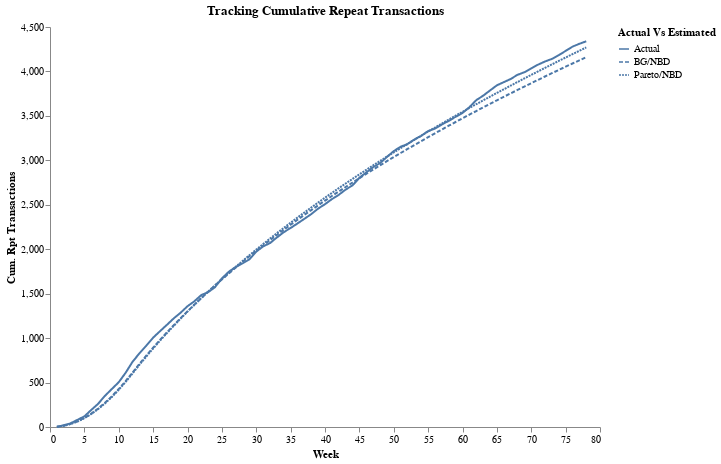

This figure's notebook cell:
### Code cell
cum_sales_plot_data = (
    actual_repeat_sales
    .rename({'Cum Sales': 'Actual'})
    .join(other=paretonbd_repeat_sales, on='Week', how='left', suffix=' - Pareto/NBD')
    .rename({'Cum Sales': 'Pareto/NBD'})
    .join(other=bgnbd_repeat_sales, on='Week', how='left', suffix=' - BG/NBD')
    .rename({'Cum Sales': 'BG/NBD'})
    .unpivot(on=['Actual', 'Pareto/NBD', 'BG/NBD'], index='Week', value_name='Cum Sales', variable_name='Actual Vs Estimated')
)

(
    alt.Chart(cum_sales_plot_data).mark_line()
    .encode(x=alt.X('Week', title='Week'), 
            y=alt.Y('Cum Sales', title='Cum. Rpt Transactions'), 
            strokeDash='Actual Vs Estimated:N')
    .properties(
            width=550,
            height=400,
            title='Tracking Cumulative Repeat Transactions'
        ).configure_view(stroke=None).configure_axisY(grid=False).configure_axisX(grid=False)         
)

### Figure 1 — Vega-Lite specification as saved in the notebook (floating-point values rounded to 4 significant figures; data arrays with more than 128 entries replaced by an {"elided": "..."} marker saying what was removed)
{"$schema": "https://vega.github.io/schema/vega-lite/v5.20.1.json", "config": {"axisX": {"grid": false}, "axisY": {"grid": false}, "view": {"continuousHeight": 300, "continuousWidth": 300, "stroke": null}}, "data": {"name": "data-46d8b8eb54cedeefe1589befceeacbb0"}, "datasets": {"data-46d8b8eb54cedeefe1589befceeacbb0": {"elided": "234 records"}}, "encoding": {"strokeDash": {"field": "Actual Vs Estimated", "type": "nominal"}, "x": {"field": "Week", "title": "Week", "type": "quantitative"}, "y": {"field": "Cum Sales", "title": "Cum. Rpt Transactions", "type": "quantitative"}}, "height": 400, "mark": {"type": "line"}, "title": "Tracking Cumulative Repeat Transactions", "width": 550}
